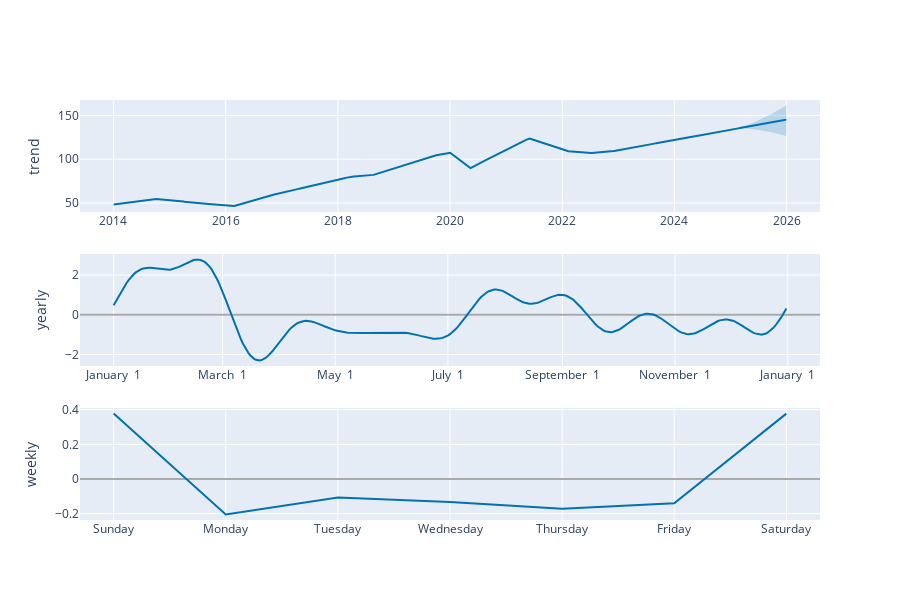

Notebook cell for this chart:
### Code cell
plot_components_plotly(m, forecast)

### Figure 1 — Plotly figure (JSON) as saved in the notebook; plotly's stock layout.template omitted (floating-point values rounded to 4 significant figures; data arrays with more than 128 entries replaced by an {"elided": "..."} marker saying what was removed)
{"data": [{"line": {"color": "#0072B2", "width": 2}, "mode": "lines", "name": "trend", "type": "scatter", "x": {"elided": "3092 str values"}, "xaxis": "x", "y": {"elided": "3092 float values"}, "yaxis": "y"}, {"line": {"color": "rgba(0, 114, 178, 0.2)", "width": 0}, "mode": "lines", "name": "trend_upper", "type": "scatter", "x": {"elided": "3092 str values"}, "xaxis": "x", "y": {"elided": "3092 float values"}, "yaxis": "y"}, {"fill": "tonexty", "fillcolor": "rgba(0, 114, 178, 0.2)", "line": {"color": "rgba(0, 114, 178, 0.2)", "width": 0}, "mode": "lines", "name": "trend_lower", "type": "scatter", "x": {"elided": "3092 str values"}, "xaxis": "x", "y": {"elided": "3092 float values"}, "yaxis": "y"}, {"line": {"color": "#0072B2", "width": 2}, "mode": "lines", "name": "yearly", "type": "scatter", "x": {"elided": "365 str values"}, "xaxis": "x2", "y": {"elided": "365 float values"}, "yaxis": "y2"}, {"line": {"color": "#0072B2", "width": 2}, "mode": "lines", "name": "weekly", "type": "scatter", "x": ["2017-01-01T00:00:00", "2017-01-02T00:00:00", "2017-01-03T00:00:00", "2017-01-04T00:00:00", "2017-01-05T00:00:00", "2017-01-06T00:00:00", "2017-01-07T00:00:00"], "xaxis": "x3", "y": [0.3776, -0.2043, -0.107, -0.1321, -0.1723, -0.1394, 0.3776], "yaxis": "y3"}], "layout": {"height": 600, "showlegend": false, "width": 900, "xaxis": {"anchor": "y", "domain": [0, 1], "range": ["2013-05-28T00:00:00", "2026-08-06T00:00:00"], "type": "date"}, "xaxis2": {"anchor": "y2", "domain": [0, 1], "range": ["2016-12-13T18:54:02.958904115", "2018-01-18T11:04:57.863013581"], "tickformat": "%B %e", "type": "date"}, "xaxis3": {"anchor": "y3", "domain": [0, 1], "range": ["2016-12-31T16:48:00", "2017-01-07T07:12:00"], "tickformat": "%A", "type": "date"}, "yaxis": {"anchor": "x", "domain": [0.7333, 1], "rangemode": "normal", "title": {"text": "trend"}, "zerolinecolor": "#AAA"}, "yaxis2": {"anchor": "x2", "domain": [0.3667, 0.6333], "title": {"text": "yearly"}, "zerolinecolor": "#AAA"}, "yaxis3": {"anchor": "x3", "domain": [0, 0.2667], "title": {"text": "weekly"}, "zerolinecolor": "#AAA"}}}
